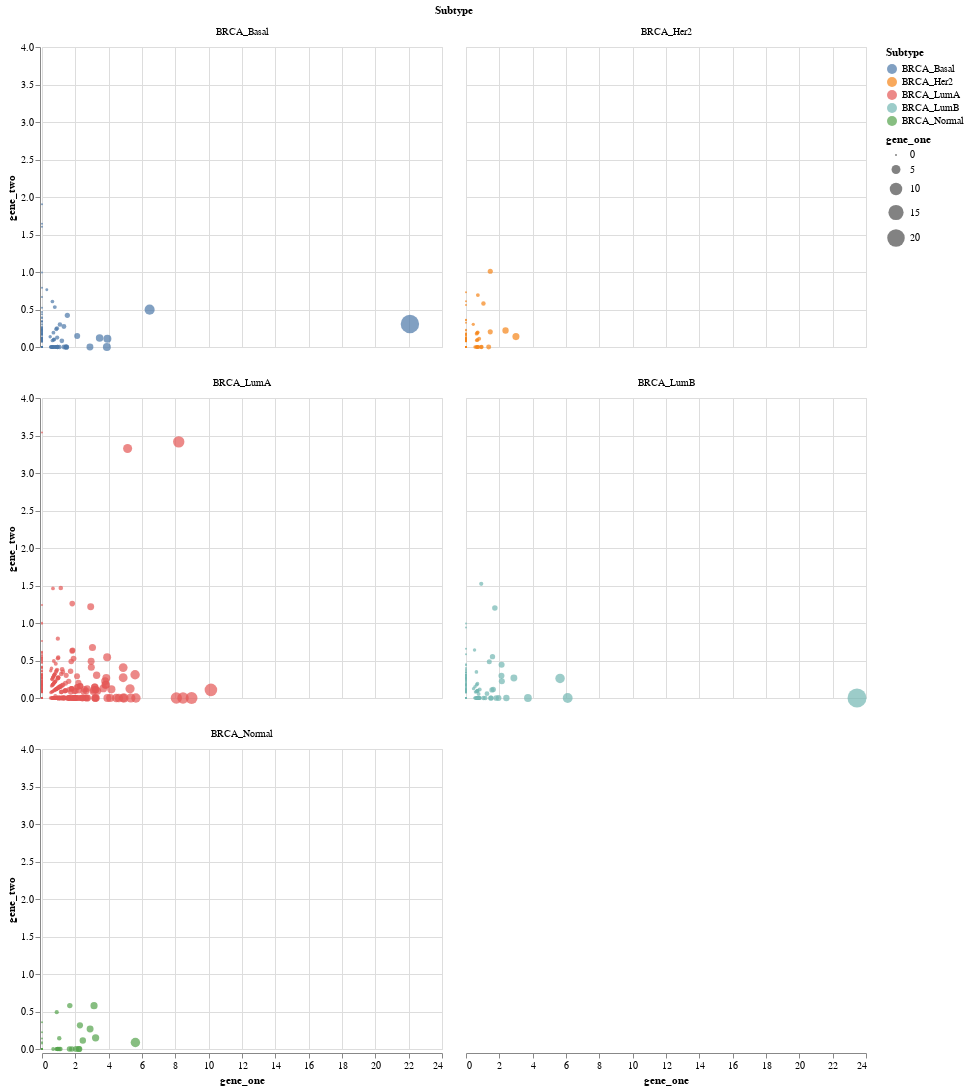

Notebook code cell kept with this figure:
### Code cell
to_plot = df[["Subtype", "ENSG00000242268.2", "ENSG00000270112.3"]]
to_plot.columns= ['Subtype', 'gene_one', 'gene_two']

alt.Chart(to_plot).mark_circle().encode(
    alt.X("gene_one", scale= alt.Scale(zero=False)),
    alt.Y("gene_two", scale= alt.Scale(zero=False)), 
    color= "Subtype",
    size= "gene_one"
).facet(
    facet="Subtype",
    columns=2
)

### Figure 1 — Vega-Lite specification as saved in the notebook (floating-point values rounded to 4 significant figures; data arrays with more than 128 entries replaced by an {"elided": "..."} marker saying what was removed)
{"config": {"view": {"continuousWidth": 400, "continuousHeight": 300}}, "data": {"name": "data-e79911a36f7acaea95cb80bcad47b677"}, "facet": {"field": "Subtype", "type": "nominal"}, "spec": {"mark": "circle", "encoding": {"color": {"field": "Subtype", "type": "nominal"}, "size": {"field": "gene_one", "type": "quantitative"}, "x": {"field": "gene_one", "scale": {"zero": false}, "type": "quantitative"}, "y": {"field": "gene_two", "scale": {"zero": false}, "type": "quantitative"}}}, "columns": 2, "$schema": "https://vega.github.io/schema/vega-lite/v4.17.0.json", "datasets": {"data-e79911a36f7acaea95cb80bcad47b677": {"elided": "962 records"}}}
